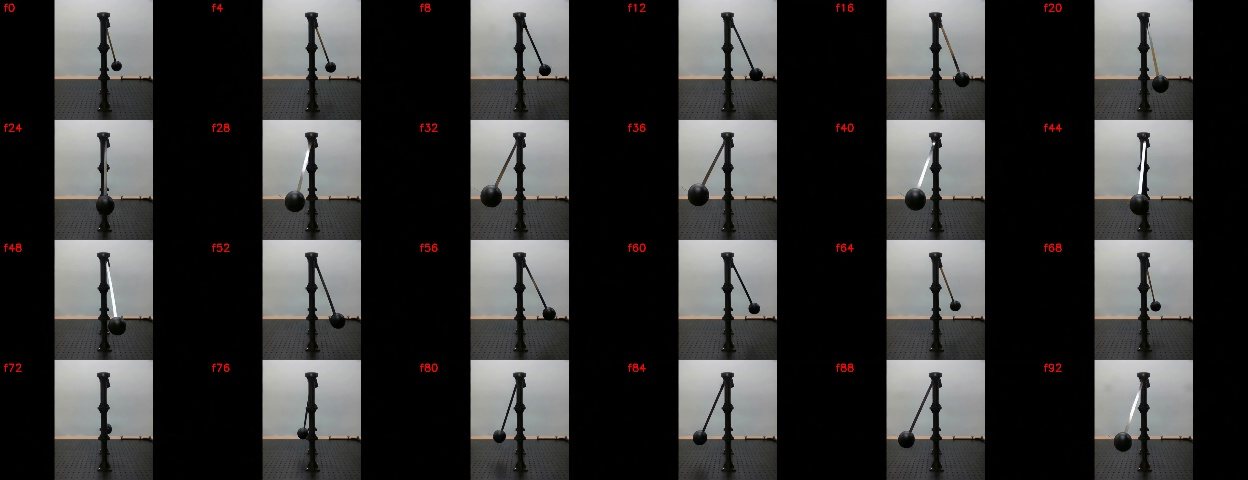
#> input picture work/agy-1/pend_acf_review/pend_A_fps24_93f_s1_sheet.jpg, 1248 x 480 px
$ python edit_len.py ../../../agy-1/pend_acf_review/pend_A_fps24_93f_s1_sheet.jpg ../../../agy-1/pend_acf_review/pend_B_fps12_93f_s1_sheet.jpg
#> lines starting #> are read from the running program, lines starting #| are printed output that depends on the picture
"""Counterfactual pendulum-length first frames from GAUGE pend10_mid_f93 (task 220).

Moves the bob (with its motion blur) up along the rod toward the pivot by a
fraction of the pivot-bob distance, inpaints the vacated bob/rod pixels, and
pastes the bob back with a feathered mask.  frac=1.0 is the sham control: the
same inpaint + paste pipeline, with no displacement.

usage: edit_len.py <in.png> <out_dir>
"""
import json
import sys

import cv2
import numpy as np

src, out = sys.argv[1], sys.argv[2]
im = cv2.imread(src)
#> im is the input picture: shape (480, 1248, 3); mean B, G, R 57.2, 57.8, 58
H, W = im.shape[:2]
#> H = 480; W = 1248

PIVOT = np.array([322.0, 127.0])   # hub centre, read off the 4x zoom
BOB = np.array([307.0, 258.0])     # blurred bob centre
BOB_R = (34, 20)                   # half-width, half-height of blurred bob + ring (px)
ROD_HALF_W = 6                     # rod half-width incl. blur (px)
HUB_CLEAR = 22                     # keep rod pixels within this distance of the pivot


def bob_mask(c):
    m = np.zeros((H, W), np.uint8)
    cv2.ellipse(m, (int(round(c[0])), int(round(c[1]))), BOB_R, 0, 0, 360, 255, -1)
    return m


def make(frac):
    d = BOB - PIVOT
    newc = PIVOT + frac * d
    shift = newc - BOB
    # 1. remove the old bob and the rod segment below the new bob centre
    rm = bob_mask(BOB)
    rod_from = PIVOT + d * max(frac, 0.0)
    p0 = tuple(int(round(v)) for v in rod_from)
    p1 = tuple(int(round(v)) for v in BOB)
    if frac < 1.0:
        cv2.line(rm, p0, p1, 255, 2 * ROD_HALF_W + 1)
    rm = cv2.dilate(rm, np.ones((3, 3), np.uint8))
    filled = cv2.inpaint(im, rm, 7, cv2.INPAINT_TELEA)
    # 2. paste the original bob patch at the new centre with a feathered ellipse
    M = np.float32([[1, 0, shift[0]], [0, 1, shift[1]]])
    moved = cv2.warpAffine(im, M, (W, H), flags=cv2.INTER_LINEAR, borderMode=cv2.BORDER_REFLECT)
    a = bob_mask(newc).astype(np.float32) / 255.0
    a = cv2.GaussianBlur(a, (0, 0), 3.0)
    res = filled.astype(np.float32) * (1 - a[..., None]) + moved.astype(np.float32) * a[..., None]
    res = np.clip(res + 0.5, 0, 255).astype(np.uint8)
    L0 = float(np.linalg.norm(d))
    return res, dict(frac=frac, pivot=PIVOT.tolist(), bob_orig=BOB.tolist(), bob_new=newc.tolist(),
                     L_orig_px=L0, L_new_px=frac * L0)


meta = {}
for name, frac in [("sham", 1.0), ("half", 0.5)]:
    res, info = make(frac)
    fn = f"{out}/pend10_mid_f93_{name}.png"
    cv2.imwrite(fn, res)
    z = cv2.resize(res[90:300, 230:420], None, fx=4, fy=4, interpolation=cv2.INTER_NEAREST)
    cv2.imwrite(f"{out}/zoom_{name}.png", z)
    diff = np.abs(res.astype(int) - im.astype(int)).max(axis=2)
    info["changed_px_gt8"] = int((diff > 8).sum())
    info["file"] = fn
    meta[name] = info
#> this loop made 2 passes
#> pass 1, `z = cv2.resize(res[90:300, 230:420], None, fx=4, fy=4, interpolation=c..`:
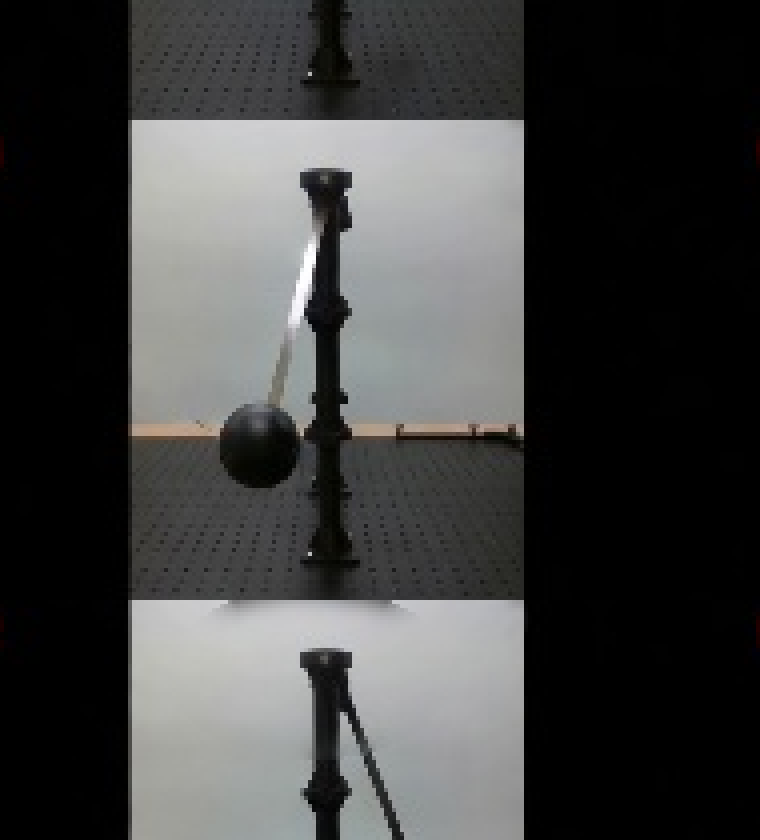
#> z: shape (840, 760, 3); mean B, G, R 63.7, 64.2, 63.8
#> after the loop, meta = 2 items
json.dump(meta, open(f"{out}/edit_meta.json", "w"), indent=1)
print(json.dumps(meta, indent=1))
#> (printed output is left out)
